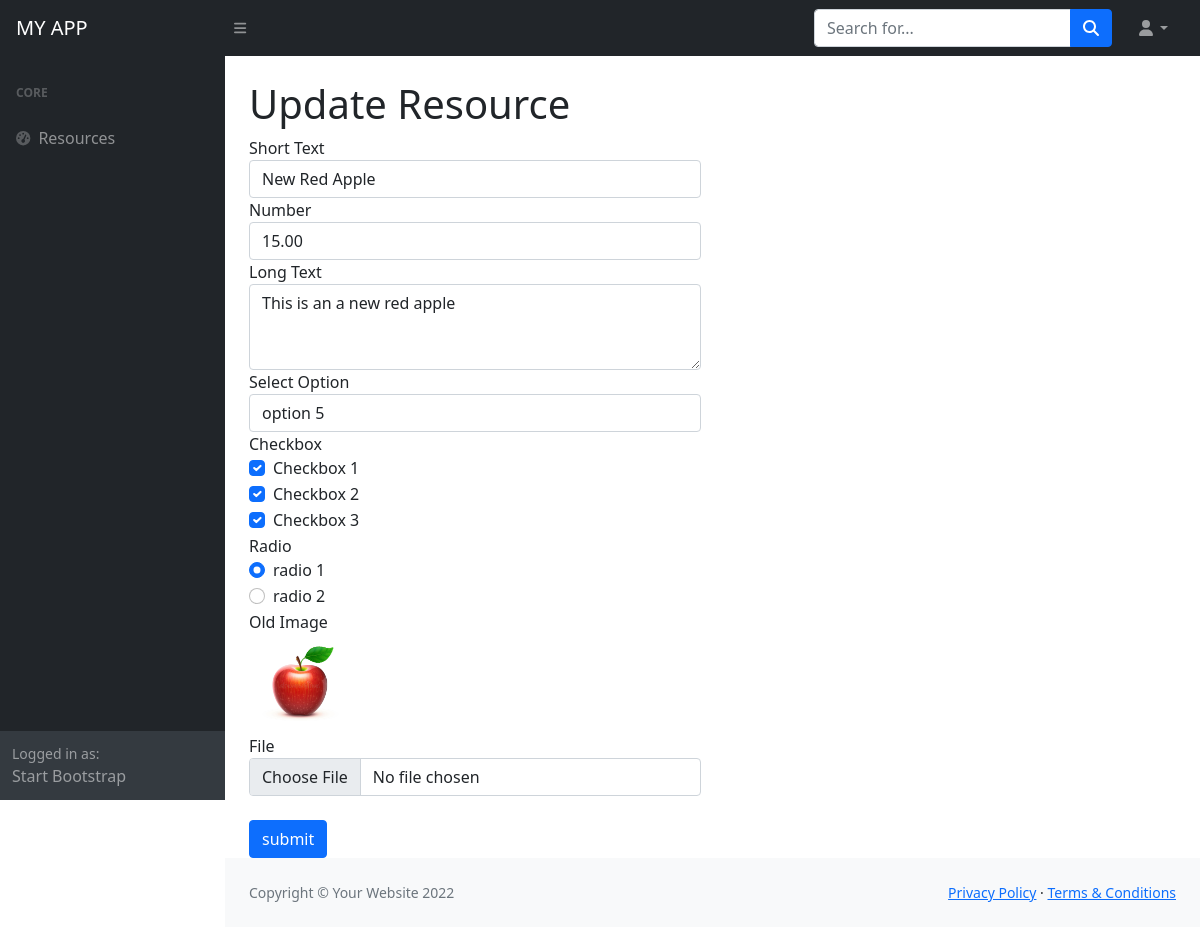
Page /crud/admin/resource_update.php?id=3 on the committed database.
### tables this page shows
CREATE TABLE `resources` (
  `id` int(11) NOT NULL,
  `short_text` varchar(32) NOT NULL,
  `number` decimal(10,2) NOT NULL,
  `long_text` text NOT NULL,
  `select_option` varchar(32) NOT NULL,
  `radio` varchar(32) NOT NULL,
  `checkbox` varchar(255) NOT NULL,
  `file` varchar(255) NOT NULL,
  `created_on` timestamp NOT NULL DEFAULT current_timestamp()
);

### crud/inc/functions.php (called while the page is built, shortened)
<?php
function getResourceById($id, $conn){
	$sql = "SELECT * FROM  resources  WHERE id={$id}";
	$result = $conn->query($sql);
	$data = array();
	if ($result->num_rows > 0) {
	  $row = $result->fetch_assoc();
	   $data = $row;
	}
	return $data;
}

### crud/admin/resource_update.php (the view, shortened to what this page needs)
<?php
include("inc/header.php");
include("../inc/connect.php");
include("../inc/functions.php");
$id = isset($_GET['id'])? $_GET['id'] : 0 ;
$form_submit_to = "resource_update.php?id={$id}";
$resource = getResourceById($id, $conn);
$resource['checkbox'] = unserialize($resource['checkbox']);
?>
<h1 class="mt-4">Update Resource</h1>
<div class="row">
	<div class="col-lg-6 ">
		<form action="<?php echo $form_submit_to; ?>" method="post" enctype="multipart/form-data">
		  <div class="form-group">
		    <label for="">Short Text</label>
		    <input type="text" class="form-control" name="short_text" value="<?php echo $resource['short_text']; ?>">
		  </div>
		  <div class="form-group">
		    <label for="">Number</label>
		    <input type="number" class="form-control" name="number" value="<?php echo $resource['number']; ?>">
		  </div>
		  <div class="form-group">
		    <label for="">Long Text</label>
		    <textarea class="form-control"  rows="3" name="long_text"><?php echo nl2br($resource['long_text']); ?></textarea>
		  </div>
		  <div class="form-group">
		    <label for="exampleFormControlSelect1">Select Option</label>
		    <select class="form-control" name="select_option">
		      <option value="sid-5" <?php echo ($resource['select_option']=='sid-5')?'selected':''; ?>>option 5</option>
		    </select>
		  </div>
		  <label>Checkbox</label><br>
		  <div class="form-check">
		  	<input class="form-check-input" type="checkbox" value="cid-1" name="checkbox[]" <?php echo (in_array('cid-1',$resource['checkbox']))?'checked':'';  ?>>
		  	<label class="form-check-label" >Checkbox 1</label>
		  </div>
		  <div class="form-check">
		  	<input class="form-check-input" type="checkbox" value="cid-2" name="checkbox[]" <?php echo (in_array('cid-2',$resource['checkbox']))?'checked':'';  ?>>
		  	<label class="form-check-label" >Checkbox 2</label>
		  </div>
		  <div class="form-check">
		  	<input class="form-check-input" type="checkbox" value="cid-3" name="checkbox[]" <?php echo (in_array('cid-3',$resource['checkbox']))?'checked':'';  ?>>
		  	<label class="form-check-label" >Checkbox 3</label>
		  </div>
		  <label>Radio</label><br>
		  <div class="form-check">
			  <input class="form-check-input" type="radio" name="radio"  value="rid-1" <?php echo ($resource['radio']=='rid-1')?'checked':''; ?> >
			  <label class="form-check-label">
			    radio 1
			  </label>
		  </div>
		  <div class="form-check">
			  <input class="form-check-input" type="radio" name="radio"  value="rid-2" <?php echo ($resource['radio']=='rid-2')?'checked':''; ?>>
			  <label class="form-check-label">
			    radio 2
			  </label>
		  </div>
		  <lable>Old Image</lable><br>
		  <img src="../uploads/<?php echo $resource['file']; ?>" height="100"/>
			  <div class="form-group">
		    <label>File</label>
		    <input type="file" class="form-control" name="file">
		  </div>
		  <div class="form-group">
		  <input type="submit" name="submit" value="submit" class="btn btn-primary mt-4">
		  </div>
		</form>
	</div>
</div>
<?php
include("inc/footer.php");
?>

### rows in the picture
resources: short_text "New Red Apple", number "15.00", long_text "This is an a new red apple", select_option "option 5", radio "☑", file (picture)
